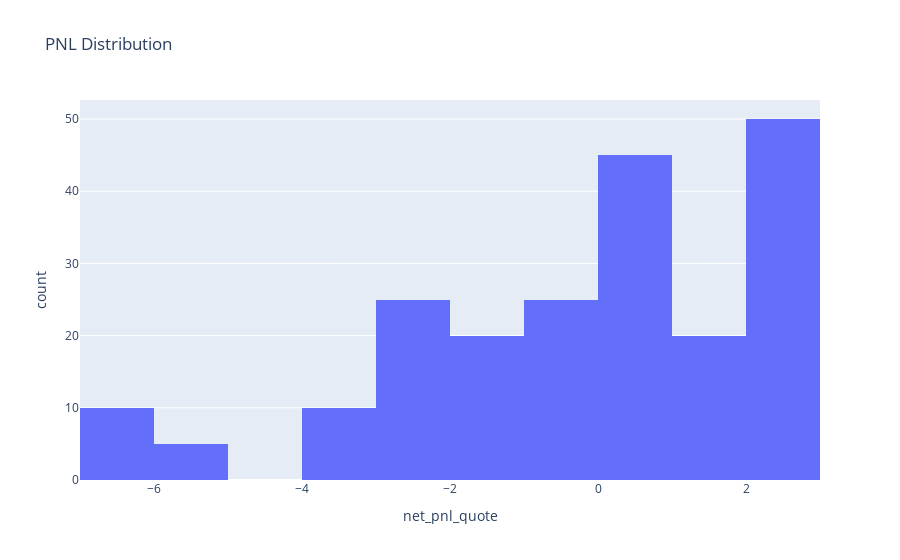

The code cell stored with this chart in its notebook:
### Markdown cell above
### Histogram of PNL Distribution
The histogram displays the distribution of PNL values across all trades. It helps in understanding the frequency and range of profit and loss outcomes.

### Code cell
fig = px.histogram(executors_df, x='net_pnl_quote', title='PNL Distribution')
fig.show()

### Figure 1 — Plotly figure (JSON) as saved in the notebook; plotly's stock layout.template omitted (floating-point values rounded to 4 significant figures; data arrays with more than 128 entries replaced by an {"elided": "..."} marker saying what was removed)
{"data": [{"bingroup": "x", "hovertemplate": "net_pnl_quote=%{x}<br>count=%{y}<extra></extra>", "legendgroup": "", "marker": {"color": "#636efa", "pattern": {"shape": ""}}, "name": "", "orientation": "v", "showlegend": false, "type": "histogram", "x": {"elided": "210 float values"}, "xaxis": "x", "yaxis": "y"}], "layout": {"barmode": "relative", "legend": {"tracegroupgap": 0}, "title": {"text": "PNL Distribution"}, "xaxis": {"anchor": "y", "domain": [0, 1], "title": {"text": "net_pnl_quote"}}, "yaxis": {"anchor": "x", "domain": [0, 1], "title": {"text": "count"}}}}
